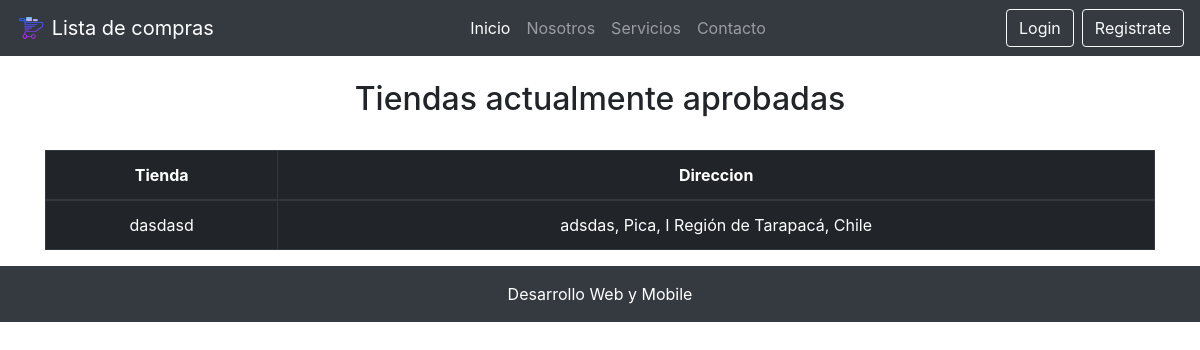
The app's page /lista_tiendas/, older data.
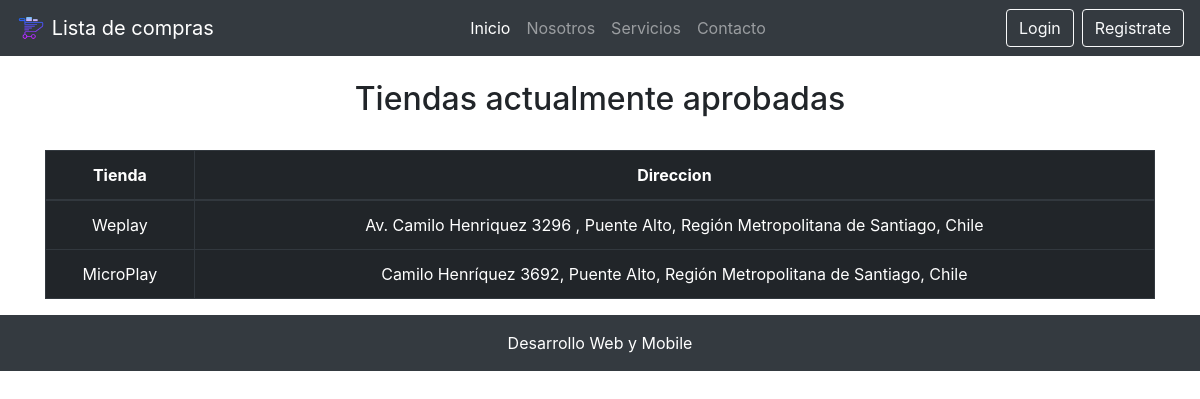
The same page, newer data.
### core/models.py (models this page shows, shortened)
class Tienda(models.Model):
    nombre = models.CharField(max_length=50)
    nombre_sucursal = models.CharField(max_length=50, verbose_name="Nombre Sucursal")
    direccion = models.CharField(max_length=50)
    comuna = models.ForeignKey(Comuna, on_delete=models.CASCADE)
    estado_tienda = models.ForeignKey(EstadoTienda, on_delete=models.CASCADE, verbose_name="Estado Tienda")

class Comuna(models.Model):
    nombre = models.CharField(max_length=60, unique=True)
    region = models.ForeignKey(Region, on_delete=models.CASCADE)
    def __str__(self):
        return self.nombre

class Region(models.Model):
    nombre = models.CharField(max_length=60, unique=True)
    class Meta:
        verbose_name = "Región"
        verbose_name_plural = "Regiones"

### core/views.py (the view)
# urls.py: path('lista_tiendas/', lista_tiendas, name="lista_tiendas"),
def lista_tiendas(request):
    tiendas = Tienda.objects.filter(estado_tienda=2)
    return render(request, 'core/lista_tiendas.html',{
        'tiendas':tiendas
    })

### core/templates/core/lista_tiendas.html
{% extends "core/base.html" %}
{% block contenido %}
<br>
<h2 class="text-center">Tiendas actualmente aprobadas</h2>
<br>
<div class="table-responsive container">
    <table class="table table-dark table-bordered table-hover table-condensed">
        <thead>
            <tr>
                <th class="text-center">Tienda</th>
                <th class="text-center">Direccion</th>
            </tr>
        </thead>
        <tbody>
            {% for t in tiendas %}
            <tr>
                <td class="text-center">{{ t.nombre}}</td>
                <td class="text-center">{{ t.direccion }}, {{ t.comuna }}, {{ t.comuna.region.nombre }}, Chile</td>
            </tr>
            {% endfor %}
        </tbody>
    </table>
</div>
{% endblock contenido %}

Row changes from the older to the newer data that the page shows:
removed Tienda: nombre "dasdasd", direccion "adsdas", comuna "Pica", comuna.region.nombre "I Región de Tarapacá"
added Tienda: nombre "Weplay", direccion "Av. Camilo Henriquez 3296", comuna "Puente Alto", comuna.region.nombre "Región Metropolitana de Santiago"
added Tienda: nombre "MicroPlay", direccion "Camilo Henríquez 3692", comuna "Puente Alto", comuna.region.nombre "Región Metropolitana de Santiago"
